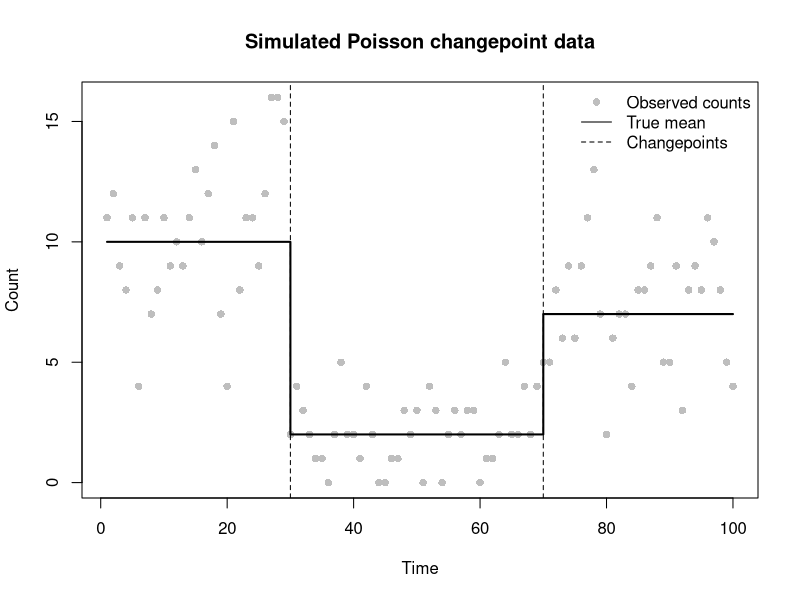
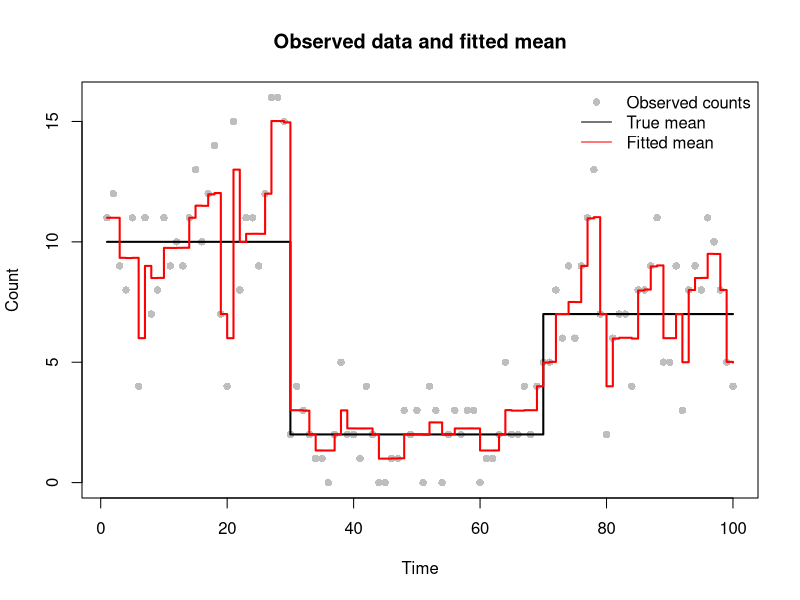
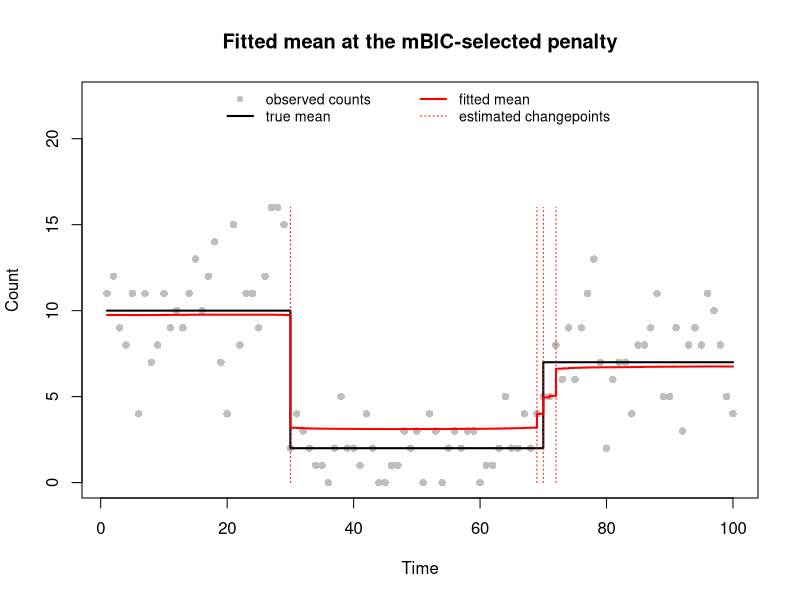
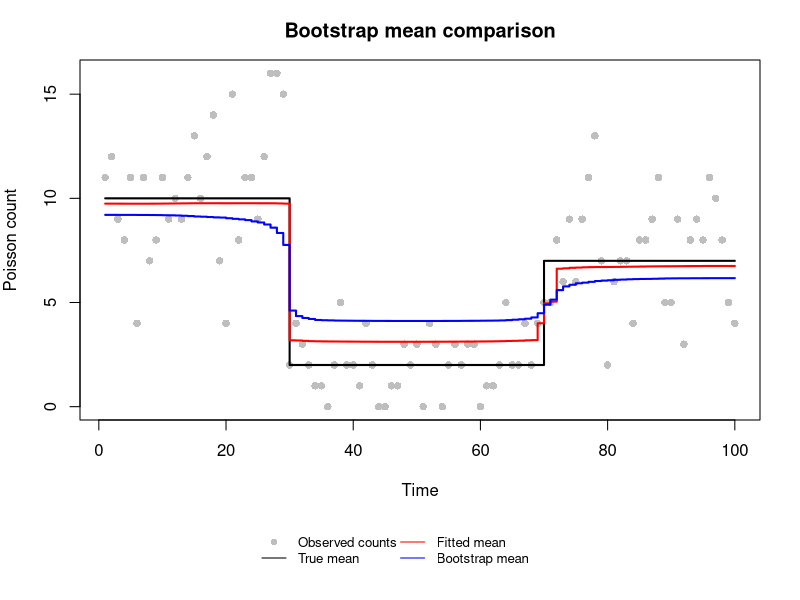
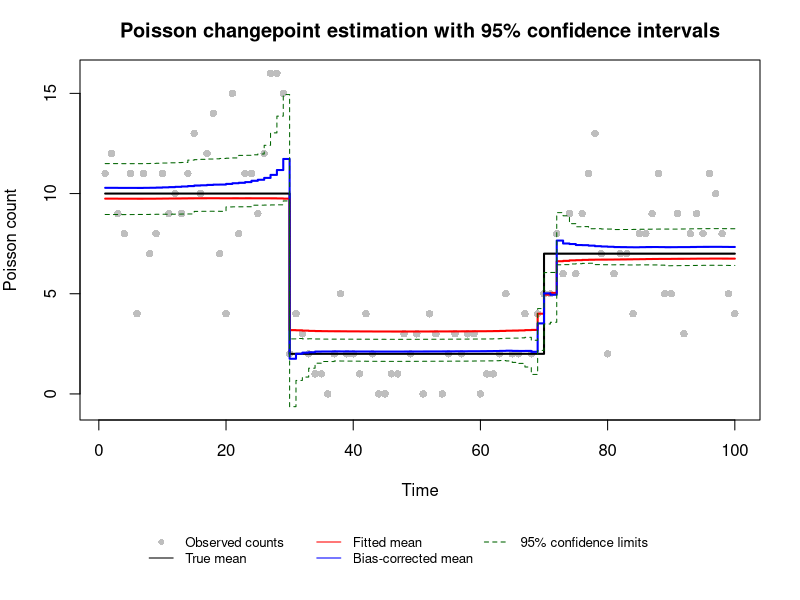

These charts were generated, in order, by the following R code:
# Aishah ALmubarak   S2957708
# Yizhen Ge          S3027690
# Ziyi Wang          S2945970

# Team Member Contributions
# Ziyi Wang        Q1-3
# Aishah ALmubarak Q4-5
# Yizhen Ge        Q6-7

# Github URL：https://github.com/SkylarWang-333/ESP-Group9.git


## Purpose of this script:
# estimate changepoints in poisson count data using a smoothed lasso
# penalty. the mean count is modelled as a baseline plus a change at
# each time step, on the log scale; the penalty shrinks most changes
# towards zero to help identify likely changepoints

# What the script does:
# 1. simulate 100 poisson counts with two known changepoints
# 2. define the penalised objective, its gradient and hessian, and
#    check the derivatives by finite differencing
# 3. fit the model by bfgs at lambda = 1 and compare with the truth
# 4. choose lambda by minimising the modified bic over a grid, using
#    the effective degrees of freedom to count changepoints
# 5. refit at the best lambda, estimate the number of changepoints
#    and locate them at the largest changes, and plot the fit
# 6. assess uncertainty by parametric bootstrap: resimulate from the
#    fitted mean, refit B = 200 times, and bias-correct the mean and
#    its 95% confidence bands
# 7. produce a final plot of the data, true mean, fitted mean, the
#    bias-corrected mean and its 95% confidence limits

#STEP 1

#simulate 100 independent poisson counts with two known changepoints
#the mean changes from 10 to 2 at time 30 and from 2 to 7 at time 70
#the simulated counts are used to test the estimation method

set.seed(12345)
n <- 100
time <- 1:n
tau_true <- c(1, 30, 70, n+1)
m_true <- length(tau_true)-2
theta_true <- c(10, 2, 7)

#assign a constant poisson mean to each segment
mu_true <- numeric(n)
for(i in seq_along(theta_true)){
  mu_true[tau_true[i]:(tau_true[i+1]-1)] <- theta_true[i]
}

#generate random counts using the true mean function
y <- rpois(n, lambda=mu_true)

#show the simulated counts, true means and changepoint positions
plot(time, y, pch=16, col="grey",
     xlab="Time", ylab="Count",
     main="Simulated Poisson changepoint data")
lines(time, mu_true, col="black", lwd=2, type="s")
abline(v=tau_true[-c(1,length(tau_true))], lty="dashed")

legend("topright",
       legend=c("Observed counts", "True mean", "Changepoints"),
       col=c("grey", "black", "black"),
       pch=c(16, NA, NA),
       lty=c(NA, 1, 2),
       bty="n")



#STEP 2

#calculate the smoothed lasso-penalised negative log-likelihood

#beta contains the initial log mean and subsequent changes in log mean
#beta[1] is the initial log mean, and beta[k] is the change at time k
#zero changes indicate that the mean remains constant

#y contains the observed poisson counts

#lambda controls the penalty strength and eps controls smoothing

#return a single objective value to be minimised

poisson_lasso_objective <- function(beta, y, lambda=1, eps=1e-6){
  
  #recover positive poisson means from cumulative log changes
  eta <- cumsum(beta)
  mu <- exp(eta)
  
  #measure how well the model explains the observed counts
  neg_loglik <- -sum(dpois(y, lambda=mu, log=TRUE))
  
  #penalise changes in log mean, excluding the initial level
  penalty <- lambda*sum(sqrt(beta[-1]^2+eps))
  
  #combine data fit and penalty into one objective value
  objective <- neg_loglik+penalty
  
  return(objective)
}


#calculate the gradient of the penalised objective function
#use the same inputs as the objective function
#return one first derivative for each element of beta

poisson_lasso_grad <- function(beta, y, lambda=1, eps=1e-6){
  
  #recover the poisson means from the current parameters
  eta <- cumsum(beta)
  mu <- exp(eta)
  
  #each beta affects its own and all later means
  #sum residuals backwards to obtain the likelihood gradient
  grad_loglik <- rev(cumsum(rev(mu-y)))
  
  #calculate the derivative of the smoothed penalty
  #the initial log mean is not penalised
  grad_penalty <- numeric(length(beta))
  grad_penalty[-1] <- lambda*beta[-1]/sqrt(beta[-1]^2+eps)
  
  #combine the likelihood and penalty gradients
  grad <- grad_loglik+grad_penalty
  
  return(grad)
}


#calculate the hessian of the penalised objective function
#use the same inputs as the objective function
#return a square matrix of second derivatives with respect to beta

poisson_lasso_hess <- function(beta, y, lambda=1, eps=1e-6){
  
  #recover the poisson means from the current parameters
  n <- length(beta)
  eta <- cumsum(beta)
  mu <- exp(eta)
  
  #construct a matrix linking changes in log mean to each time point
  #each row includes the initial level and all earlier changes
  X <- matrix(0, n, n)
  X[lower.tri(X, diag=TRUE)] <- 1
  
  #calculate the curvature of the negative log-likelihood
  hess_loglik <- t(X) %*% (mu*X)
  
  #calculate the second derivatives of the smoothed penalty
  #the penalty contributes only to the diagonal
  hess_penalty <- numeric(n)
  hess_penalty[-1] <- lambda*eps/(beta[-1]^2+eps)^(3/2)
  
  #combine both parts into the full hessian matrix
  hess <- hess_loglik+diag(hess_penalty)
  
  return(hess)
}


#approximate the gradient using central finite differences
#return one numerical derivative for each parameter
fd_grad <- function(beta, y, step=1e-5){
  
  grad_fd <- numeric(length(beta))
  
  for(i in 1:length(beta)){
    beta1 <- beta
    beta2 <- beta
    
    beta1[i] <- beta1[i]+step
    beta2[i] <- beta2[i]-step
    
    grad_fd[i] <- (
      poisson_lasso_objective(beta1, y) -
        poisson_lasso_objective(beta2, y)
    )/(2*step)
  }
  
  return(grad_fd)
}


#approximate the hessian using central differences of the gradient
#return a matrix of numerical second derivatives
fd_hess <- function(beta, y, step=1e-5){
  
  n <- length(beta)
  hess_fd <- matrix(0, n, n)
  
  for(i in 1:n){
    beta1 <- beta
    beta2 <- beta
    
    beta1[i] <- beta1[i]+step
    beta2[i] <- beta2[i]-step
    
    grad1 <- poisson_lasso_grad(beta1, y)
    grad2 <- poisson_lasso_grad(beta2, y)
    
    hess_fd[i,] <- (grad1-grad2)/(2*step)
  }
  
  return(hess_fd)
}


#compare analytical derivatives with numerical approximations
#return the maximum gradient error and relative hessian error
check_derivs <- function(beta, y, step=1e-5){
  
  grad_test <- poisson_lasso_grad(beta, y)
  hess_test <- poisson_lasso_hess(beta, y)
  
  g_err <- max(abs(fd_grad(beta, y, step)-grad_test))
  h_err_rel <- max(abs(fd_hess(beta, y, step)-hess_test)) /
    max(abs(hess_test))
  
  cat("Gradient max absolute error:", g_err, "\n")
  cat("Hessian max relative error:", h_err_rel, "\n")
  
  return(c(g_err=g_err, h_err_rel=h_err_rel))
}


#test derivatives at zero and non-zero log-mean changes
beta_test <- c(log(mean(y)), rep(0, n-1))
beta_test2 <- c(log(mean(y)), 0.3*sin(1:(n-1)))

cat("First derivative check:\n")
errors1 <- check_derivs(beta_test, y)

cat("Second derivative check:\n")
errors2 <- check_derivs(beta_test2, y)


#STEP 3

#fit the poisson changepoint model using bfgs
#start with a constant mean equal to the observed sample mean
#use lambda=1 as an initial penalty value

beta_init <- c(log(mean(y)), rep(0, n-1))

fit <- optim(
  par=beta_init,
  fn=poisson_lasso_objective,
  gr=poisson_lasso_grad,
  y=y,
  lambda=1,
  method="BFGS",
  control=list(maxit=10000, reltol=1e-9)
)

#check whether the optimisation converged successfully
#convergence code 0 indicates normal termination
fit$convergence

if(fit$convergence != 0){
  stop("Optimisation did not converge")
}

#recover the fitted mean function from the estimated parameters
beta_hat <- fit$par
mu_hat <- exp(cumsum(beta_hat))

#compare the estimated means with the known true means
#check whether the fitted model captures the main changes in the data
plot(time, y, pch=16, col="grey",
     xlab="Time", ylab="Count",
     main="Observed data and fitted mean")

lines(time, mu_true, col="black", lwd=2, type="s")
lines(time, mu_hat, col="red", lwd=2, type="s")

legend("topright",
       legend=c("Observed counts", "True mean", "Fitted mean"),
       col=c("grey", "black", "red"),
       pch=c(16, NA, NA),
       lty=c(NA, 1, 1),
       bty="n")

# with lambda = 1 the penalty is too weak, so the fitted mean zig-zags
# and suggests changes at many time points. Noticeably, it broadly follows
# the time varying trend in the data: high up to ~30, low from ~30 to ~70, then
# medium, which confirms the model and optimiser are working.

# STEP 4

# choosing the penalty lambda by mBIC
# lambda = 1 in step 3 was arbitrary, but lambda sets the price of every
# jump and it decides how many changepoints the model finds. We choose it
# by minimizing mbic = 3*m*log(n) - 2*loglik over a grid of log lambda:
# (-1, 5, by = 0.05).
# Since the smoothed penalty never sets a beta exactly to zero, the number
# of changepoints is measured by edf = trace(H_lambda^{-1} H_0) - 1.

fit_lasso <- function(beta0, y, lambda) {
  # fit the model at one lambda by BFGS, using the analytic gradient.
  # y and lambda are passed on to fn and gr via optim's '...' argument.
  fit <- optim(beta0, poisson_lasso_objective, gr=poisson_lasso_grad,
               y=y, lambda=lambda, method="BFGS",
               control=list(maxit=10000, reltol=1e-9))
  g <- poisson_lasso_grad(fit$par, y, lambda=lambda) # grad at optimum
  H <- poisson_lasso_hess(fit$par, y, lambda=lambda) # Hessian at optimum
  # conditions for a minimum: gradient 'close enough' to zero, and
  # Hessian positive definite (tested by whether a Cholesky works)
  R <- try(chol(H), silent=TRUE)
  list(beta=fit$par, conv=fit$convergence, counts=fit$counts,
       grad=max(abs(g))/lambda, # gradient relative to the penalty pull
       pd=!inherits(R, "try-error"), H=H, R=R)
} # fit_lasso

edf_lasso <- function(fit, y) {
  # effective degrees of freedom, trace(H_lambda^{-1} H_0), at a fitted beta.
  # H_lambda^{-1} is formed from its Cholesky factor, as chol2inv(chol(H)).
  H_0 <- poisson_lasso_hess(fit$beta, y, lambda=0) # likelihood only
  sum(diag(chol2inv(fit$R) %*% H_0))
} # edf_lasso

log_lambda <- seq(-1, 5, by=0.05)   # grid of log penalty values
lambda <- exp(log_lambda)           # penalty values
n_lambdas <- length(lambda)

# one row of results per penalty value
grid_res <- data.frame(log_lambda=log_lambda, lambda=lambda, conv=NA,
                       grad=NA, pd=NA, edf=NA, m_changes=NA, loglik=NA,
                       mbic=NA)
beta_store <- matrix(NA, n_lambdas, n) # fitted beta for each lambda

beta_start <- c(log(mean(y)), rep(0, n-1)) # constant mean to start

for (j in 1:n_lambdas) { # loop over penalty values
  # (a) fit, warm starting from the previous lambda's solution
  fit_j <- fit_lasso(beta_start, y, lambda[j])
  beta_store[j, ] <- beta_start <- fit_j$beta
  grid_res$conv[j] <- fit_j$conv   # 0 means optim reports convergence
  grid_res$grad[j] <- fit_j$grad   # should be close to zero
  grid_res$pd[j] <- fit_j$pd       # TRUE if genuine minimum
  
  # (b) effective degrees of freedom
  grid_res$edf[j] <- edf_lasso(fit_j, y)
  
  # (c) unpenalised log likelihood (on the log scale), m and mbic
  mu_j <- exp(cumsum(fit_j$beta))
  grid_res$loglik[j] <- sum(dpois(y, mu_j, log=TRUE))
  grid_res$m_changes[j] <- grid_res$edf[j] - 1 # remove baseline beta[1]
  grid_res$mbic[j] <- 3*grid_res$m_changes[j]*log(n) -
    2*grid_res$loglik[j]
} # end of loop over penalty values

# verify convergence over the whole grid
all(grid_res$conv == 0) # optim's convergence code
max(grid_res$grad)      # largest relative gradient at an optimum
all(grid_res$pd)        # every Hessian positive definite

best <- which.min(grid_res$mbic) # penalty minimising mbic
lambda_best <- lambda[best]
# summary of the selected penalty: lambda, convergence, edf, m and mbic
round(grid_res[best, ], 3)

# mbic either side of the minimum, to see how well defined it is
round(grid_res[(best-3):(best+3), c("log_lambda","m_changes","mbic")], 2)

# best is the global minimiser over the grid, the rows either side
# of it confirm it is a clear minimum and not a flat region


# STEP 5:
# fit model and changepoint locations
# refit at the penalty chosen by mBIC, estimate the number of changepoints
# as the floor of the effective number, and place them at the largest
# estimated jumps |beta_k|, k >= 2.

# refit at lambda_best, starting from the solution stored in step 4
fit_best <- fit_lasso(beta_store[best, ], y, lambda_best)
# verify the values:
# conv should be 0, grad close to 0, pd =1 positive Hessian
c(conv=fit_best$conv, grad=fit_best$grad, pd=fit_best$pd) 

beta_best <- fit_best$beta
mu_best <- exp(cumsum(beta_best)) # fitted mean function

# effective and estimated number of changepoints
m_tilde <- edf_lasso(fit_best, y) - 1 # -1 to exclude beta 1
m_hat <- floor(m_tilde)
c(m_tilde=m_tilde, m_hat=m_hat)

# rank the jumps by size, excluding the baseline beta[1]; adding 1
# converts positions in beta[-1] back to time points
jump_order <- order(abs(beta_best[-1]), decreasing=TRUE) + 1
tau_hat <- sort(jump_order[1:m_hat])

# estimated changepoint locations:
tau_hat

# size of each detected jump and the factor it multiplies the mean by
round(data.frame(time=tau_hat, beta=beta_best[tau_hat],
                 factor=exp(beta_best[tau_hat])), 3)

# true and fitted level within each true segment
seg <- cut(time, breaks=tau_true, right=FALSE)
round(cbind(true=theta_true, fitted=tapply(mu_best, seg, mean)), 2)

# plot the data, true mean and fitted mean, with the detected 
# changepoints
plot(time, y, pch=16, col="grey", xlab="Time", ylab="Count",
     ylim=c(0, 1.4*max(y)), main="Fitted mean at the mBIC-selected penalty")
lines(time, mu_true, type="s", lwd=2)
lines(time, mu_best, type="s", lwd=2, col="red")
segments(tau_hat, 0, tau_hat, max(y), lty="dotted", col="red")
legend("top", ncol=2, bty="n", cex=0.85,
       legend=c("observed counts", "true mean", "fitted mean",
                "estimated changepoints"),
       pch=c(16, NA, NA, NA), lty=c(NA, "solid", "solid", "dotted"),
       lwd=c(NA, 2, 2, 1), col=c("grey", "black", "red", "red"))

# we notice from the plot:
# the drop at time 30 is detected cleanly, as one large change that
# multiplies the mean by about 0.32. the rise near time 70 is detected
# also, but split across times 69, 70 and 72 instead of one jump. this is
# because the counts there rise gradually, and the lasso penalty charges
# for the total size of the changes, so several small steps cost about
# the same as one big step. as a result m_hat = 4 overestimates the true
# m = 2, although every detected time lies at or next to a real change.
# the fitted levels (9.79, 3.10, 6.64) are also pulled towards the
# overall mean compared with the truth (10, 2, 7), because the penalty
# is shrinking every change towards zero.


#STEP 6:Parametric Bootstrap
#we assess uncertainty in the estimated Poisson mean function by generating
#200 bootstrap samples from the fitted model in Step 5. 
#each sample is refitted
#using the same optimal penalty parameter. The resulting estimates are used
#to examine bootstrap bias, calculate the bias-corrected mean function,
#and construct pointwise 95% bias-corrected confidence intervals.

#assess uncertainty in the fitted mean function
set.seed(2026)
B <- 200

#store the fitted mean from each bootstrap sample
mu_boot <- matrix(NA_real_, nrow = n, ncol = B)

#simulate and refit the model for each bootstrap sample

for(b in 1:B){
  #parametric resampling
  #generate new poisson observations using the fitted mean
  y_sim <- rpois(n, lambda = mu_best)
  #refit the model using the same penalty parameter
  fit_sim <- fit_lasso(beta_best, y_sim, lambda_best)
  #check convergence before storing the result
  if(fit_sim$conv != 0){
    stop("Bootstrap optimisation didn't converge")
  }
  #calculate and store the fitted mean function
  mu_boot[,b] <- exp(cumsum(fit_sim$beta))
}

#calculate the average fitted mean across bootstrap samples
mu_bar <- rowMeans(mu_boot)

#compare the bootstrap average with the original fitted mean

#save the current graphical settings
old_par <- par(no.readonly=TRUE)

#create two separate plotting areas:
#the upper one for the main plot, the lower one for the legend
layout(matrix(c(1, 2), nrow = 2), heights = c(5, 1))

#main plot
par(mar = c(4, 4, 3, 2))

plot(time, y,
     pch = 16, col = "grey",
     xlab = "Time", ylab = "Poisson count",
     ylim = range(c(0, y, mu_true, mu_best, mu_bar), finite = TRUE),
     main = "Bootstrap mean comparison")

#add the true, fitted and bootstrap mean functions
lines(time, mu_true, type = "s", col = "black", lwd = 2)
lines(time, mu_best, type = "s", col = "red", lwd = 2)
lines(time, mu_bar, type = "s", col = "blue", lwd = 2)

#separate legend area
par(mar = c(0, 0, 0, 0))
plot.new()

legend("center",
       legend = c("Observed counts", "True mean",
                "Fitted mean", "Bootstrap mean"),
       col = c("grey", "black", "red", "blue"),
       pch = c(16, NA, NA, NA),
       lty = c(0, 1, 1, 1),
       ncol = 2,
       cex = 0.8,
       bty = "n")

#restore the original graphical settings
par(old_par)
#estimate bootstrap bias and correct the fitted mean
bias_boot <- mu_bar - mu_best
mu_bc <- mu_best - bias_boot

#calculate pointwise 95% bootstrap percentile intervals
qL <- apply(mu_boot, 1, quantile, probs = 0.025)
qU <- apply(mu_boot, 1, quantile, probs = 0.975)

#bias-correct the 95% confidence interval limits
qL_bc <- 2*mu_best - qU
qU_bc <- 2*mu_best - qL

# we notice from the plot:
# the bootstrap mean (blue) sits further from the true mean than the
# fitted mean (red), its segment levels are about 9.0, 4.2, 6.0 and
# the truth 10, 2, 7, whereas the fit was 9.8, 3.2, 6.6. This is bias
# compounding: mu_best is shrunk towards the overall mean, and
# simulating from it then refitting shrinks it again, so mu_bar is
# also biased the same but more strongly. the correction
# mu_bc = 2*mu_best - mu_bar reflects mu_bar back across mu_best,
# pushing the levels back towards the truth.

#STEP 7

# We plot the observed counts, true mean, fitted mean, and bias-corrected
# mean function together with the 95% bias-corrected confidence limits.
# Step curves are used to illustrate changes in the Poisson mean over time.
# A separate legend panel is included to keep the plot clear and readable.

#save the current graphical settings
old_par <- par(no.readonly = TRUE)

#create two separate plotting areas
layout(matrix(c(1, 2), nrow = 2), heights = c(5, 1))

#set the range of the vertical axis
y_limits <- range(c(0, y, mu_true, mu_best,
                    mu_bc, qL_bc, qU_bc), finite = TRUE)

#plot the original observations
par(mar = c(4, 4, 3, 2))
plot(time, y,
     pch = 16, col = "grey",
     xlab = "Time", ylab = "Poisson count",
     ylim = y_limits,
     main="Poisson changepoint estimation with 95% confidence intervals")

#add the true and fitted mean functions
lines(time, mu_true, type = "s", col = "black", lwd = 2)
lines(time, mu_best, type = "s", col = "red", lwd = 2)

#add the bias-corrected mean function
lines(time, mu_bc, type = "s", col="blue", lwd = 2)

#add the bias-corrected 95% confidence limits
lines(time, qL_bc, type = "s", col = "darkgreen", lty = 2)
lines(time, qU_bc, type = "s", col = "darkgreen", lty = 2)

#create a separate area for the legend
par(mar = c(0, 0, 0, 0))
plot.new()

#add the legend 
legend("center",
       legend = c("Observed counts", "True mean",
                "Fitted mean","Bias-corrected mean",
                "95% confidence limits"),
       col = c("grey", "black", "red", "blue", "darkgreen"),
       pch = c(16, NA, NA, NA, NA),
       lty = c(0, 1, 1, 1, 2),
       ncol = 3,
       cex = 0.8,
       bty = "n")

par(old_par)

# Finally we notice:
# the bias-corrected mean (blue) is closer to the true levels than the
# fitted mean confirming the correction helps. the 95% bands are narrow
# on the flat segments and widen sharply near the changepoints at about
# 30 and 70, where the change location is most uncertain. the lower band
# dips slightly below zero near time 30, as the bootstrap interval is
# not constrained to the valid range of a poisson mean.
